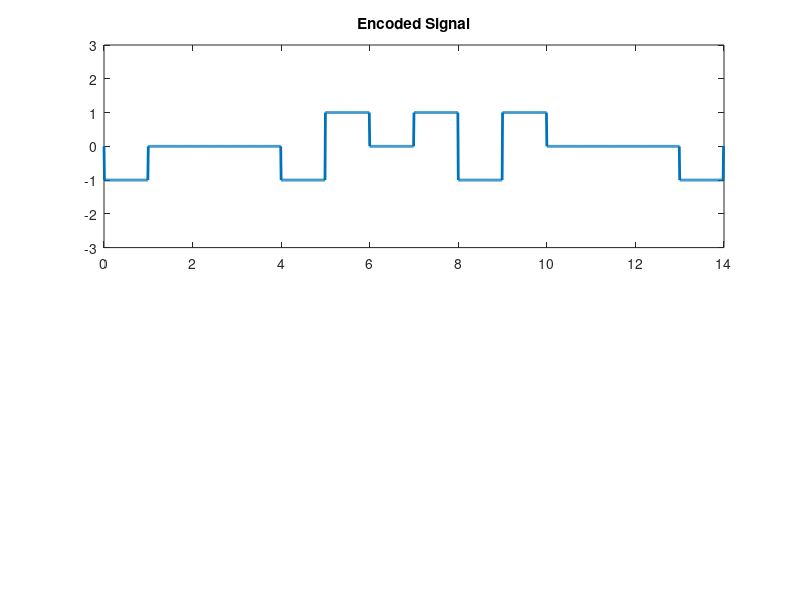

The MATLAB source for this figure:
clc;
clear all;
close all;
data = [1 0 0 0 0 0 0 0 0 1 0 0 0 1];
point = 100;
status = 1;%last non zero -> positive

%Encoded_Signal
%previous one : negative
% 0 -> 0
% 1 -> alternate of last non zero
cnt = 0;
encoded_signal = zeros(1,length(data)*point);
for i=1:length(data)
    if data(i) == 0
        cnt = cnt+1;
    end
    if cnt == 8
        encoded_signal((i-5)*point+1:(i-4)*point) = status;
        encoded_signal((i-4)*point+1:(i-3)*point) = -status;
        encoded_signal((i-2)*point+1:(i-1)*point) = -status;
        encoded_signal((i-1)*point+1:i*point) = status;
        cnt = 0;
    end
    if data(i) == 1
        cnt = 0;
        encoded_signal((i-1)*point+1:i*point) = -status;
        status = -status;
    end
end

%Decoded_Signal
%0 -> 0
%1/-1 -> 1
  
decoded_signal = zeros(1,length(data));
counter = 0;
lastbit = 1;

for i = 1:length(data)*point
  if (i/point)>counter
    counter = counter + 1;
    if encoded_signal(i)==lastbit
      result(counter:counter+4) = 0;
      counter = counter + 4;
    else
      if(encoded_signal(i)==0)
        decoded_signal(counter) = 0;
      else
        decoded_signal(counter) = 1;
        lastbit = -lastbit;
      end
    end
  end
end

encoded_signal(1) = 0;
encoded_signal(length(data)*point) = 0;
size = 0:1/point:length(data)-1/point;
subplot(2,1,1);
plot(size,encoded_signal,'Linewidth', 2);
title('Encoded Signal');
ylim([-3,3]);   
decoded_signal